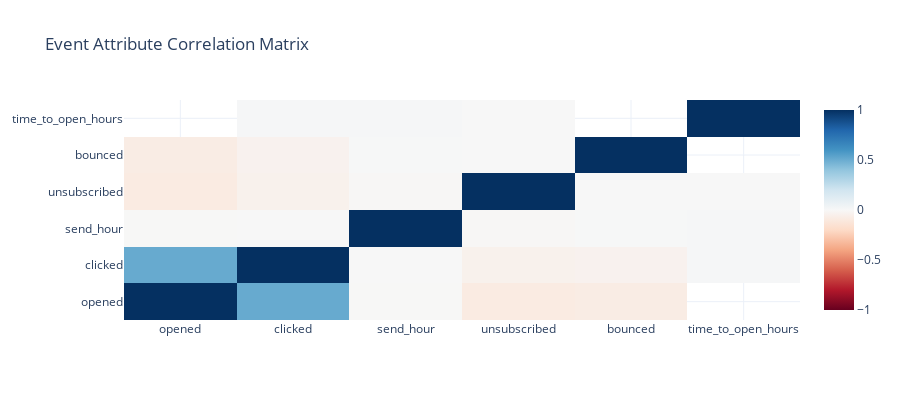

Source (notebook cell):
### Markdown cell above
## 1c.8 Feature Correlations and Relationships

**📖 Understanding Feature Relationships in Event Data:**
- **Correlation Matrix**: Identify redundant features (multicollinearity)
- **Effect Sizes**: How well features discriminate by target (if available)
- **Cramér's V**: Association strength for categorical features

These analyses parallel the standard track (notebook 04) but applied to event-level attributes.

### Code cell
# Correlation matrix for numeric event attributes
numeric_event_cols = [c for c in df.select_dtypes(include=[np.number]).columns 
                      if c not in [ENTITY_COLUMN, TARGET_COLUMN]]

if len(numeric_event_cols) >= 2:
    corr_matrix = df[numeric_event_cols].corr()
    fig = charts.heatmap(
        corr_matrix.values, x_labels=numeric_event_cols, y_labels=numeric_event_cols,
        title="Event Attribute Correlation Matrix"
    )
    display_figure(fig)
    
    # High correlation pairs (multicollinearity detection)
    high_corr_pairs = []
    for i in range(len(numeric_event_cols)):
        for j in range(i+1, len(numeric_event_cols)):
            corr_val = corr_matrix.iloc[i, j]
            if abs(corr_val) >= 0.7:
                high_corr_pairs.append({
                    "Column 1": numeric_event_cols[i], "Column 2": numeric_event_cols[j],
                    "Correlation": f"{corr_val:.3f}"
                })
    
    if high_corr_pairs:
        print("⚠️ High Correlation Pairs (|r| >= 0.7):")
        display_table(pd.DataFrame(high_corr_pairs))
    else:
        print("✓ No high correlation pairs detected (multicollinearity not a concern)")
else:
    print("Not enough numeric columns for correlation analysis.")

### Figure 1 — Plotly figure (JSON) as saved in the notebook; plotly's stock layout.template omitted (floating-point values rounded to 4 significant figures)
{"data": [{"colorscale": [[0, "rgb(103,0,31)"], [0.1, "rgb(178,24,43)"], [0.2, "rgb(214,96,77)"], [0.3, "rgb(244,165,130)"], [0.4, "rgb(253,219,199)"], [0.5, "rgb(247,247,247)"], [0.6, "rgb(209,229,240)"], [0.7, "rgb(146,197,222)"], [0.8, "rgb(67,147,195)"], [0.9, "rgb(33,102,172)"], [1, "rgb(5,48,97)"]], "type": "heatmap", "x": ["opened", "clicked", "send_hour", "unsubscribed", "bounced", "time_to_open_hours"], "y": ["opened", "clicked", "send_hour", "unsubscribed", "bounced", "time_to_open_hours"], "z": [[1.0, 0.5089, -0.002825, -0.08701, -0.07723, NaN], [0.5089, 1.0, -0.0001155, -0.04391, -0.0393, 0.01051], [-0.002825, -0.0001155, 1.0, -0.006292, 0.0031, 0.0087], [-0.08701, -0.04391, -0.006292, 1.0, 0.0007023, 0.002553], [-0.07723, -0.0393, 0.0031, 0.0007023, 1.0, NaN], [NaN, 0.01051, 0.0087, 0.002553, NaN, 1.0]], "zmid": 0}], "layout": {"height": 400, "title": {"text": "Event Attribute Correlation Matrix"}}}
